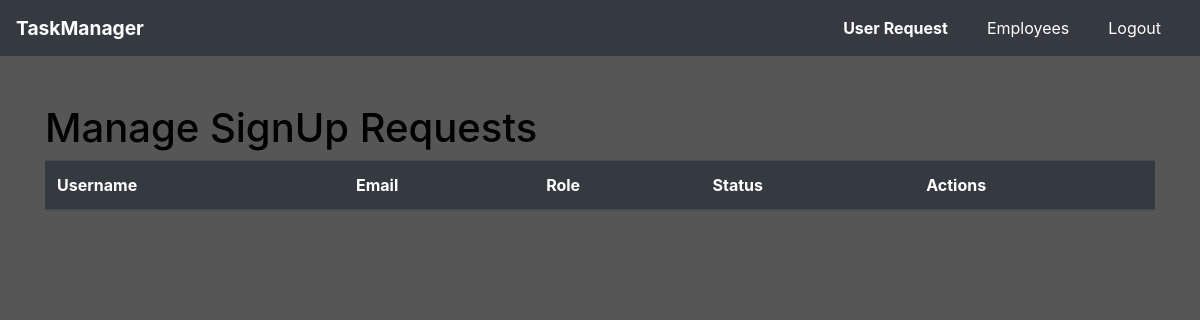
/admin/requests (signed in), run on an earlier commit of the app's database.
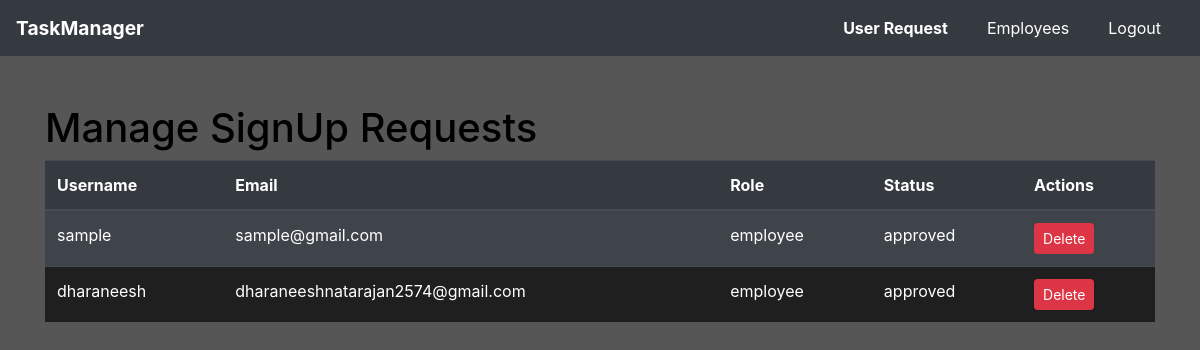
And on a later commit of the database.
### website/models.py (models this page shows)
class UserRequest(db.Model):
    id = db.Column(db.Integer, primary_key=True)
    username = db.Column(db.String(150), unique=True, nullable=False)
    email = db.Column(db.String(150), unique=True, nullable=False)
    password = db.Column(db.String(150), nullable=False)
    role = db.Column(db.String(50), nullable=False, default='employee')
    status = db.Column(db.String(50), nullable=False, default='pending')

### website/auth.py (the view)
@auth.route('/admin/requests', methods=['GET'])
def view_requests():
    if current_user.role == 'admin':
        extension_requests = ExtensionRequest.query.all()
        requests = UserRequest.query.filter_by(role='employee').all()
        return render_template('admin/user_request.html', extension_requests=extension_requests, requests=requests)
    elif current_user.role == 'superuser' :
        user_requests = UserRequest.query.all()
        return render_template('superuser/superuser_requests.html', user_requests=user_requests)
    else:
        return redirect(url_for('main.home'))

### website/templates/superuser/superuser_requests.html (shortened to what this page needs)
{% extends "base.html" %}
{% block navbar %}
<nav class="navbar navbar-expand-lg navbar-dark">
  <a class="navbar-brand" href="#">TaskManager</a>
  <div class="collapse navbar-collapse" id="navbarNav">
    <ul class="navbar-nav ml-auto">
      <li class="nav-item active">
        <a class="nav-link" href="{{ url_for('auth.view_requests') }}">User Request</a>
      </li>
      <li class="nav-item">
        <a class="nav-link" href="{{ url_for('auth.superuser_employees') }}">Employees</a>
      </li>
      <li class="nav-item">
        <a class="nav-link" href="{{ url_for('auth.logout') }}">Logout</a>
      </li>
    </ul>
  </div>
</nav>
{% endblock %}
{% block content %}
<div class="container mt-5">
    <h1>Manage SignUp Requests</h1>
    <table class="table table-striped table-dark">
        <thead>
            <tr>
                <th>Username</th>
                <th>Email</th>
                <th>Role</th>
                <th>Status</th>
                <th>Actions</th>
            </tr>
        </thead>
        <tbody>
            {% for request in user_requests %}
            <tr>
                <td>{{ request.username }}</td>
                <td>{{ request.email }}</td>
                <td>{{ request.role }}</td>
                <td>{{ request.status }}</td>
                <td>
                    <form action="{{ url_for('auth.delete_request', request_id=request.id) }}" method="post" style="display: inline;">
                        <button type="submit" class="btn btn-sm btn-danger">Delete</button>
                    </form>
                </td>
            </tr>
            {% endfor %}
        </tbody>
    </table>
</div>
{% endblock %}

### website/templates/base.html (shortened to what this page needs)
<!DOCTYPE html>
<html lang="en">
<head>
  <link rel="stylesheet" href="https://stackpath.bootstrapcdn.com/bootstrap/4.5.2/css/bootstrap.min.css">
  <link rel="stylesheet" href="{{ url_for('static', filename='home.css') }}">
  <link rel="stylesheet" href="{{ url_for('static', filename='dark-theme.css') }}">
</head>
<body>
  {% block navbar %}{% endblock %}
  <div class="container-fluid">
    {% block content %}{% endblock %}
  </div>
</body>
</html>

### website/static/home.css (style rules this page uses)
.navbar { padding: 0.5rem 1rem; }
.navbar-brand { font-size: 1.2rem; font-weight: bold; }
.navbar-nav { margin-left: auto; }
.nav-link { font-size: 1rem; margin: 0 0.5rem; }
.active>.nav-link, .nav-link.active { font-weight: bold; }

### website/static/dark-theme.css (style rules this page uses)
body { background-color: #565656; color: #000000; }
.navbar { background-color: #343a40; }
.navbar-brand { font-weight: bold; color: #ffffff !important; }
.navbar-nav .nav-item .nav-link { color: #ffffff !important; margin-right: 15px; }
.table-striped tbody tr:nth-of-type(odd) { background-color: #2a2a2a; }
.table-striped tbody tr:nth-of-type(even) { background-color: #1f1f1f; }

What changed in the data, as far as the page shows it:
added UserRequest: username "sample", email "sample@gmail.com", role "employee", status "approved"
added UserRequest: username "dharaneesh", email "dharaneeshnatarajan2574@gmail.com", role "employee", status "approved"
